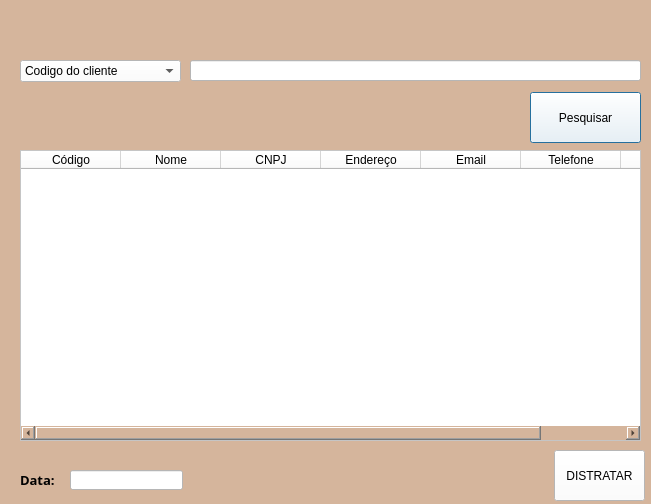
<?xml version="1.0" encoding="UTF-8"?>
<ui version="4.0">
 <class>dialog</class>
 <widget class="QDialog" name="dialog">
  <property name="geometry">
   <rect>
    <x>0</x>
    <y>0</y>
    <width>651</width>
    <height>504</height>
   </rect>
  </property>
  <property name="minimumSize">
   <size>
    <width>651</width>
    <height>504</height>
   </size>
  </property>
  <property name="maximumSize">
   <size>
    <width>651</width>
    <height>504</height>
   </size>
  </property>
  <property name="windowTitle">
   <string>DISTRATO</string>
  </property>
  <property name="windowIcon">
   <iconset>
    <normaloff>imagens/logo.ico</normaloff>imagens/logo.ico</iconset>
  </property>
  <property name="styleSheet">
   <string notr="true">background-color: rgb(213, 181, 156);</string>
  </property>
  <property name="modal">
   <bool>false</bool>
  </property>
  <widget class="QComboBox" name="cbPesquisa">
   <property name="geometry">
    <rect>
     <x>20</x>
     <y>60</y>
     <width>161</width>
     <height>22</height>
    </rect>
   </property>
   <property name="styleSheet">
    <string notr="true">background-color: rgb(255, 255, 255);</string>
   </property>
   <item>
    <property name="text">
     <string>Codigo do cliente</string>
    </property>
   </item>
   <item>
    <property name="text">
     <string>Patrimonio</string>
    </property>
   </item>
  </widget>
  <widget class="QPushButton" name="btnPesquisar">
   <property name="geometry">
    <rect>
     <x>530</x>
     <y>92</y>
     <width>111</width>
     <height>51</height>
    </rect>
   </property>
   <property name="styleSheet">
    <string notr="true">background-color: rgb(255, 255, 255);</string>
   </property>
   <property name="text">
    <string>Pesquisar</string>
   </property>
   <property name="icon">
    <iconset>
     <normaloff>../../../Imagens/Lupa.png</normaloff>../../../Imagens/Lupa.png</iconset>
   </property>
   <property name="iconSize">
    <size>
     <width>30</width>
     <height>30</height>
    </size>
   </property>
  </widget>
  <widget class="QPushButton" name="btnExcluir">
   <property name="geometry">
    <rect>
     <x>554</x>
     <y>450</y>
     <width>91</width>
     <height>51</height>
    </rect>
   </property>
   <property name="styleSheet">
    <string notr="true">background-color: rgb(255, 255, 255);</string>
   </property>
   <property name="text">
    <string>DISTRATAR</string>
   </property>
   <property name="icon">
    <iconset>
     <normaloff>../../../Imagens/delete-icon.png</normaloff>../../../Imagens/delete-icon.png</iconset>
   </property>
   <property name="iconSize">
    <size>
     <width>30</width>
     <height>30</height>
    </size>
   </property>
  </widget>
  <widget class="QTableWidget" name="gridCliente">
   <property name="geometry">
    <rect>
     <x>20</x>
     <y>150</y>
     <width>621</width>
     <height>291</height>
    </rect>
   </property>
   <property name="styleSheet">
    <string notr="true">background-color: rgb(255, 255, 255);</string>
   </property>
   <column>
    <property name="text">
     <string>Código</string>
    </property>
   </column>
   <column>
    <property name="text">
     <string>Nome</string>
    </property>
   </column>
   <column>
    <property name="text">
     <string>CNPJ</string>
    </property>
   </column>
   <column>
    <property name="text">
     <string>Endereço</string>
    </property>
   </column>
   <column>
    <property name="text">
     <string>Email</string>
    </property>
   </column>
   <column>
    <property name="text">
     <string>Telefone</string>
    </property>
   </column>
   <column>
    <property name="text">
     <string>Patrimonio</string>
    </property>
   </column>
  </widget>
  <widget class="QLineEdit" name="lineEdit">
   <property name="geometry">
    <rect>
     <x>190</x>
     <y>60</y>
     <width>451</width>
     <height>21</height>
    </rect>
   </property>
   <property name="styleSheet">
    <string notr="true">background-color: rgb(255, 255, 255);</string>
   </property>
  </widget>
  <widget class="QLabel" name="label_3">
   <property name="geometry">
    <rect>
     <x>20</x>
     <y>470</y>
     <width>61</width>
     <height>20</height>
    </rect>
   </property>
   <property name="font">
    <font>
     <family>Corbel</family>
     <pointsize>10</pointsize>
     <weight>75</weight>
     <bold>true</bold>
    </font>
   </property>
   <property name="text">
    <string>Data:</string>
   </property>
  </widget>
  <widget class="QLineEdit" name="lineEdit_2">
   <property name="geometry">
    <rect>
     <x>70</x>
     <y>470</y>
     <width>113</width>
     <height>20</height>
    </rect>
   </property>
   <property name="styleSheet">
    <string notr="true">background-color: rgb(255, 255, 255);</string>
   </property>
  </widget>
 </widget>
 <resources/>
 <connections/>
</ui>
